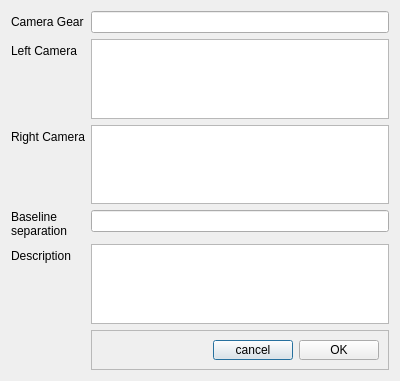
<?xml version="1.0" encoding="UTF-8"?>
<ui version="4.0">
 <class>cameraDlg</class>
 <widget class="QDialog" name="cameraDlg">
  <property name="geometry">
   <rect>
    <x>0</x>
    <y>0</y>
    <width>400</width>
    <height>381</height>
   </rect>
  </property>
  <property name="windowTitle">
   <string>Camera Gear</string>
  </property>
  <layout class="QFormLayout" name="formLayout">
   <property name="fieldGrowthPolicy">
    <enum>QFormLayout::AllNonFixedFieldsGrow</enum>
   </property>
   <item row="0" column="0">
    <widget class="QLabel" name="label">
     <property name="text">
      <string>Camera Gear</string>
     </property>
    </widget>
   </item>
   <item row="0" column="1">
    <widget class="QLineEdit" name="cameraGearBox"/>
   </item>
   <item row="2" column="0">
    <widget class="QLabel" name="label_8">
     <property name="text">
      <string>Left Camera</string>
     </property>
    </widget>
   </item>
   <item row="2" column="1">
    <widget class="QPlainTextEdit" name="lCameraDesc"/>
   </item>
   <item row="3" column="0">
    <widget class="QLabel" name="label_2">
     <property name="text">
      <string>Right Camera</string>
     </property>
    </widget>
   </item>
   <item row="3" column="1">
    <widget class="QTextEdit" name="rCameraDesc"/>
   </item>
   <item row="6" column="1">
    <widget class="QFrame" name="frame">
     <property name="minimumSize">
      <size>
       <width>0</width>
       <height>40</height>
      </size>
     </property>
     <property name="frameShape">
      <enum>QFrame::StyledPanel</enum>
     </property>
     <property name="frameShadow">
      <enum>QFrame::Raised</enum>
     </property>
     <layout class="QHBoxLayout" name="horizontalLayout">
      <item>
       <spacer name="horizontalSpacer">
        <property name="orientation">
         <enum>Qt::Horizontal</enum>
        </property>
        <property name="sizeHint" stdset="0">
         <size>
          <width>40</width>
          <height>20</height>
         </size>
        </property>
       </spacer>
      </item>
      <item>
       <widget class="QPushButton" name="cancelBtn">
        <property name="text">
         <string>cancel</string>
        </property>
       </widget>
      </item>
      <item>
       <widget class="QPushButton" name="okBtn">
        <property name="text">
         <string>OK</string>
        </property>
       </widget>
      </item>
     </layout>
    </widget>
   </item>
   <item row="4" column="1">
    <widget class="QLineEdit" name="bsEdit"/>
   </item>
   <item row="4" column="0">
    <widget class="QLabel" name="label_3">
     <property name="text">
      <string>Baseline 
separation</string>
     </property>
    </widget>
   </item>
   <item row="5" column="1">
    <widget class="QTextEdit" name="descEdit"/>
   </item>
   <item row="5" column="0">
    <widget class="QLabel" name="label_4">
     <property name="text">
      <string>Description</string>
     </property>
    </widget>
   </item>
  </layout>
 </widget>
 <resources/>
 <connections/>
</ui>
